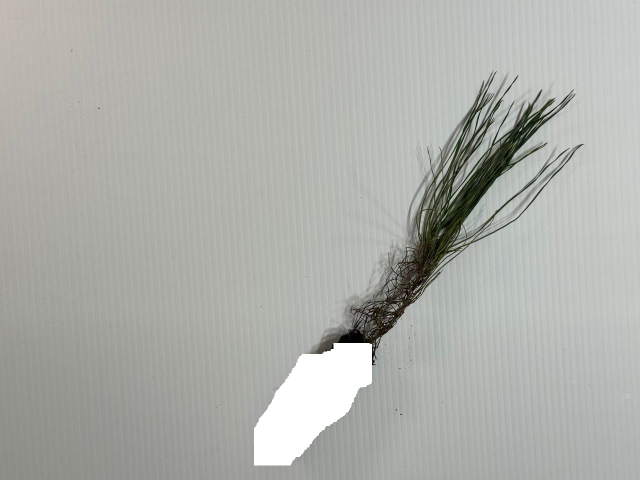
#> input picture f2.jpg, 1280 x 960 px (shown at 1/2 size)
$ python cent_test_01.py
#> lines starting #> are read from the running program, lines starting #| are printed output that depends on the picture; after the words box and inside, x2 and y2 are one past the last pixel; in counts of white or black regions, pixels touching at a corner belong together
import cv2
import numpy as np

# Path to the image
image_path = 'f2.jpg'

# Load the image in color
image = cv2.imread(image_path)
#> image is the input picture: shape (960, 1280, 3); mean B, G, R 171.2, 175.4, 174

# Check if the image is loaded successfully
if image is None:
    print(f"Error: Unable to load image '{image_path}'. Check the file path and format.")
    exit(1)

# Convert the image to grayscale
gray_image = cv2.cvtColor(image, cv2.COLOR_BGR2GRAY)

# Invert the grayscale image
inverted_gray_image = cv2.bitwise_not(gray_image)
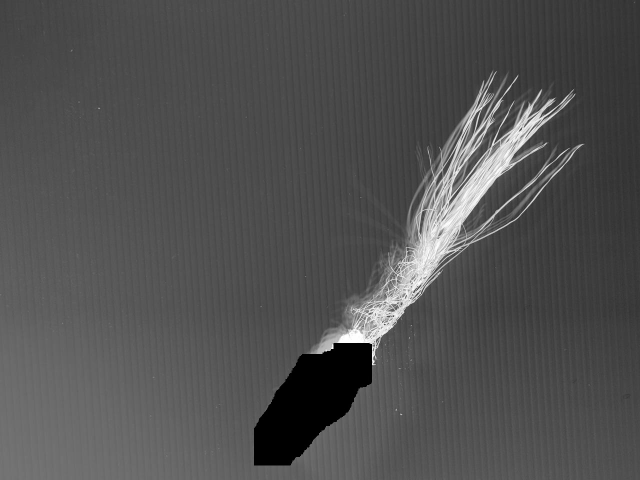
#> inverted_gray_image: shape (960, 1280) (shown at 1/2 size); min 0, max 255, mean 80.5

# Create binary image by thresholding
_, binary_image = cv2.threshold(inverted_gray_image, 128, 255, cv2.THRESH_BINARY)
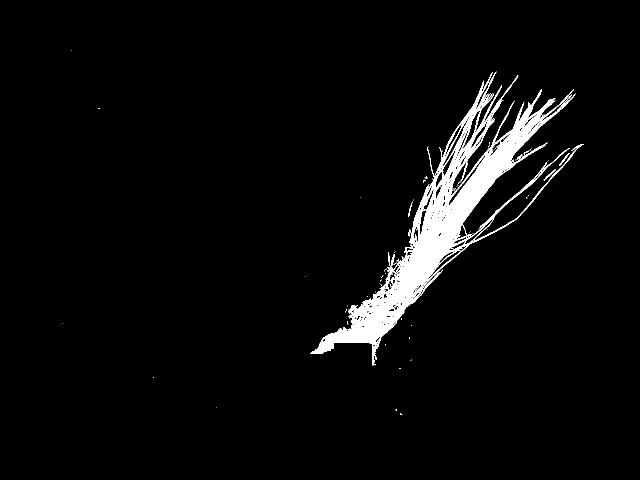
#> binary_image: shape (960, 1280) (shown at 1/2 size); 3.9% white; 92 white regions (86 under 20 px), largest, box (x1, y1, x2, y2) and area: (621, 143, 1168, 731) 47834, (1088, 338, 1112, 362) 89, (1118, 306, 1140, 332) 84, (782, 508, 789, 532) 76, (816, 403, 825, 434) 58, (1033, 309, 1046, 320) 45

# Define ROI coordinates
roi_x, roi_y, roi_width, roi_height = 360, 340, 140, 70

# Extract the ROI from the binary image
roi = binary_image[roi_y:roi_y + roi_height, roi_x:roi_x + roi_width]
#> roi: shape (70, 140); every value is 0

# Apply morphological opening to remove noise
kernel_size = 3
iterations = 1
kernel = cv2.getStructuringElement(cv2.MORPH_RECT, (kernel_size, kernel_size))
roi_opened = cv2.morphologyEx(roi, cv2.MORPH_OPEN, kernel, iterations=iterations)

# Update the binary image with the processed ROI
processed_image = binary_image.copy()
processed_image[roi_y:roi_y + roi_height, roi_x:roi_x + roi_width] = roi_opened

# Calculate moments of the processed binary image
moments = cv2.moments(processed_image)
#> moments = moments, m00 12372600, centre m10/m00, m01/m00 = (889.4, 440.2)

# Calculate the center of mass (centroid)
if abs(moments['m00']) > 1e-10:
    centroid_x = int(moments['m10'] / moments['m00'])
#> centroid_x = 889
    centroid_y = int(moments['m01'] / moments['m00'])
#> centroid_y = 440
else:
    centroid_x, centroid_y = 0, 0

# Convert binary images to BGR so we can draw colored rectangles and circles on them
binary_image_with_roi = cv2.cvtColor(binary_image, cv2.COLOR_GRAY2BGR)
processed_image_with_roi = cv2.cvtColor(processed_image, cv2.COLOR_GRAY2BGR)

# Draw ROI and centroid on binary images only
cv2.rectangle(binary_image_with_roi, (roi_x, roi_y), (roi_x + roi_width, roi_y + roi_height), (0, 255, 0), 2)
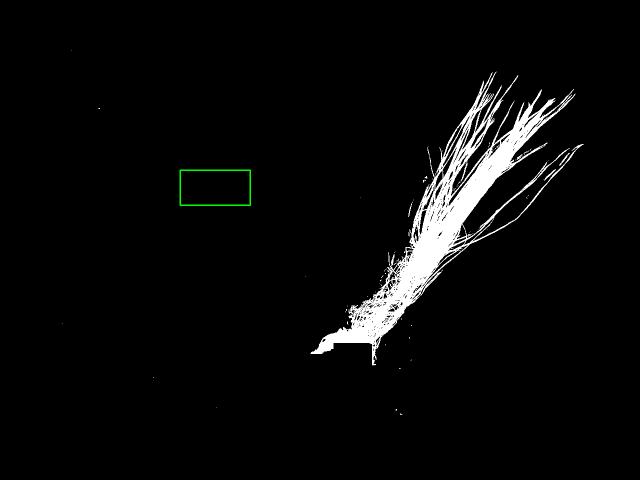
#> binary_image_with_roi: shape (960, 1280, 3) (shown at 1/2 size); mean B, G, R 10.1, 10.3, 10.1
cv2.rectangle(processed_image_with_roi, (roi_x, roi_y), (roi_x + roi_width, roi_y + roi_height), (0, 255, 0), 2)
cv2.circle(binary_image_with_roi, (centroid_x, centroid_y), 10, (0, 0, 255), -1)
#> binary_image_with_roi: shape (960, 1280, 3); 0.03% of pixels changed, all inside (x1, y1, x2, y2) = (879, 430, 900, 451)
cv2.circle(processed_image_with_roi, (centroid_x, centroid_y), 10, (0, 0, 255), -1)

# Classification based on centroid position relative to ROI
if (roi_x <= centroid_x <= roi_x + roi_width) and (roi_y <= centroid_y <= roi_y + roi_height):
    classification = "The tree is planted vertically"
else:
    classification = "The tree is NOT planted vertically"

# Print classification result
print(classification)

# Display the original image without any markers, along with the binary images
cv2.imshow('Original Image', image)
cv2.imshow('Binary Image with ROI', binary_image_with_roi)
cv2.imshow('Processed Binary Image with ROI', processed_image_with_roi)

# Wait for a key press and close all windows
cv2.waitKey(0)
cv2.destroyAllWindows()

$ run again, with f1.jpg copied over f2.jpg
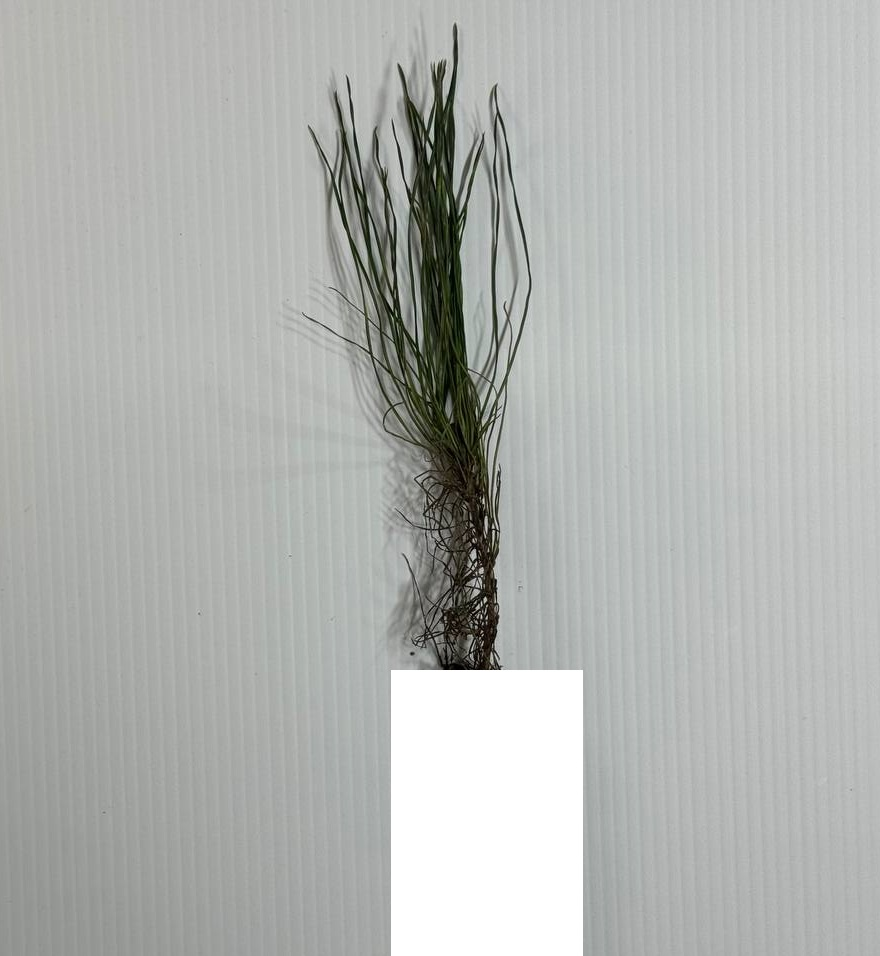
#> input picture f1.jpg, 880 x 956 px
#> image is the input picture: shape (956, 880, 3); mean B, G, R 177.2, 179.9, 177.5
#> binary_image: shape (956, 880); 5.6% white; 77 white regions (69 under 20 px), largest, box (x1, y1, x2, y2) and area: (302, 23, 531, 670) 46201, (499, 152, 505, 192) 118, (399, 586, 410, 618) 79
#> roi: shape (70, 140); 65.3% white; 54 black regions (35 under 20 px), largest, box (x1, y1, x2, y2) and area: (0, 8, 30, 70) 1035, (106, 0, 131, 34) 652, (125, 9, 140, 70) 280
#> roi_opened: shape (70, 140); 60.7% white; 29 black regions (22 under 20 px), largest, box (x1, y1, x2, y2) and area: (0, 0, 46, 70) 1709, (106, 0, 140, 70) 1574, (45, 2, 62, 56) 198
#> `processed_image[roi_y:roi_y + roi_height, roi_x:roi_x + roi_width] = r..`:
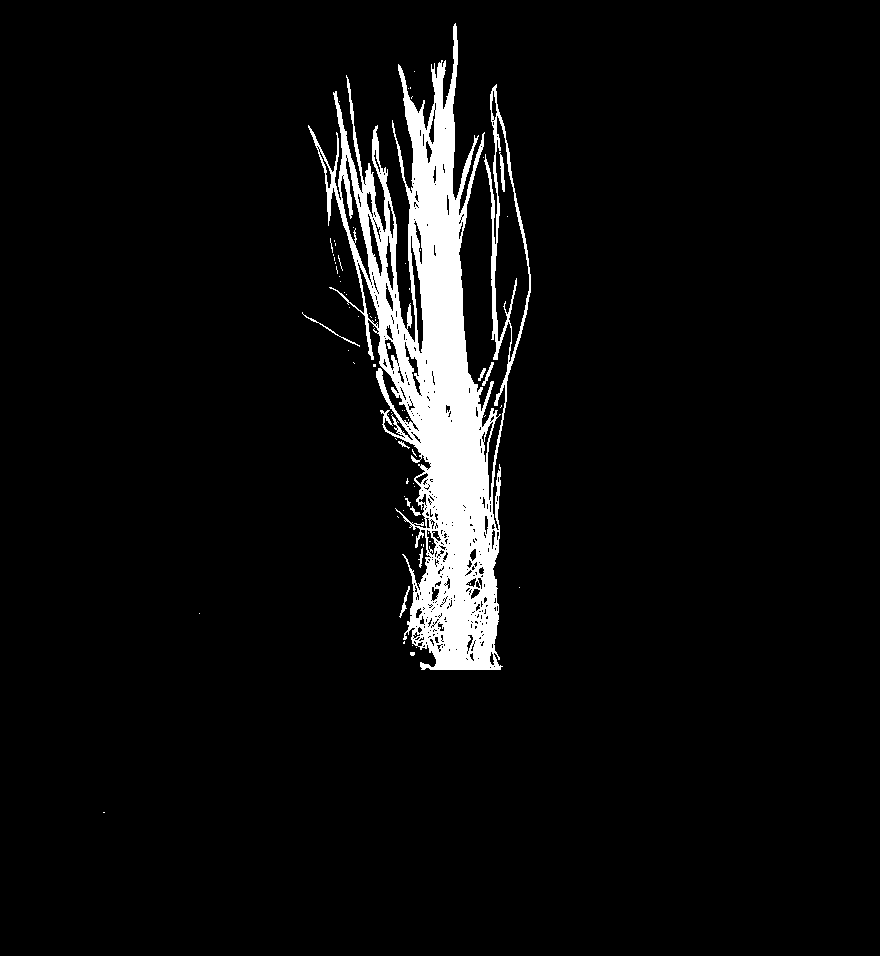
#> processed_image: shape (956, 880); 5.5% white; 74 white regions (64 under 20 px), largest, box (x1, y1, x2, y2) and area: (308, 23, 531, 670) 45542, (499, 152, 505, 192) 118, (302, 312, 360, 347) 101
#> moments = moments, m00 11805480, centre m10/m00, m01/m00 = (436.7, 369.4)
#> centroid_x = 436
#> centroid_y = 369
#> `cv2.rectangle(processed_image_with_roi, (roi_x, roi_y), (roi_x + roi_w..`:
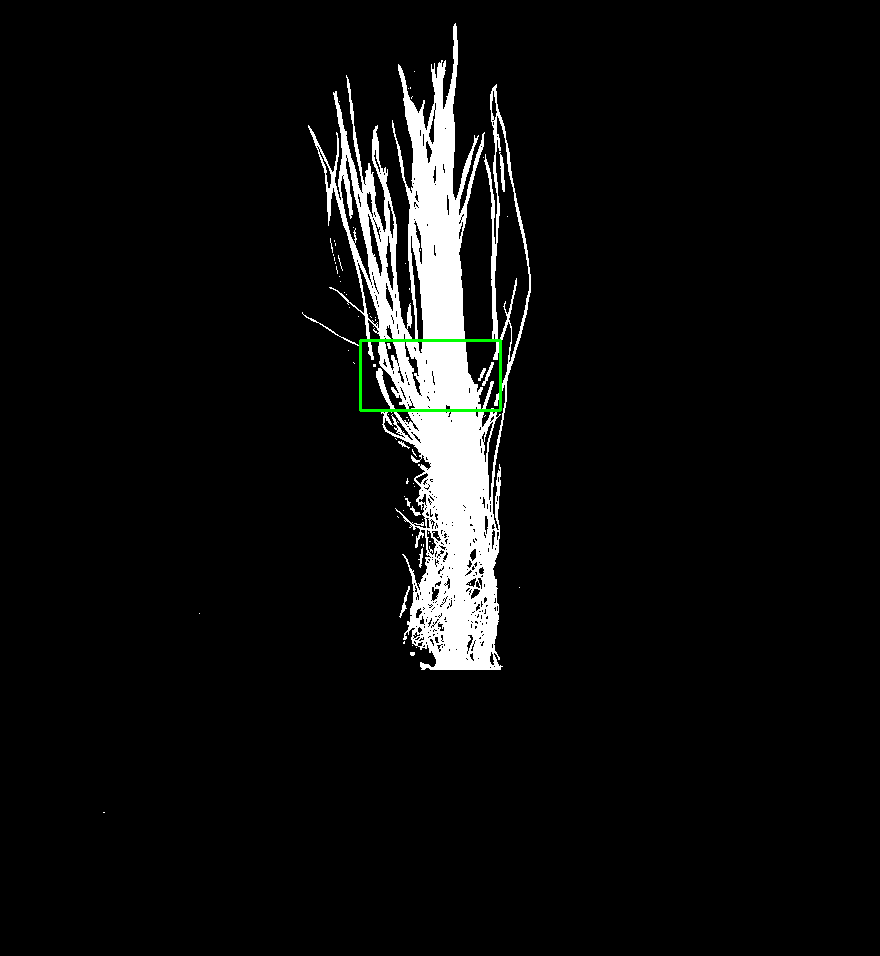
#> processed_image_with_roi: shape (956, 880, 3); mean B, G, R 13.9, 14.2, 13.9
